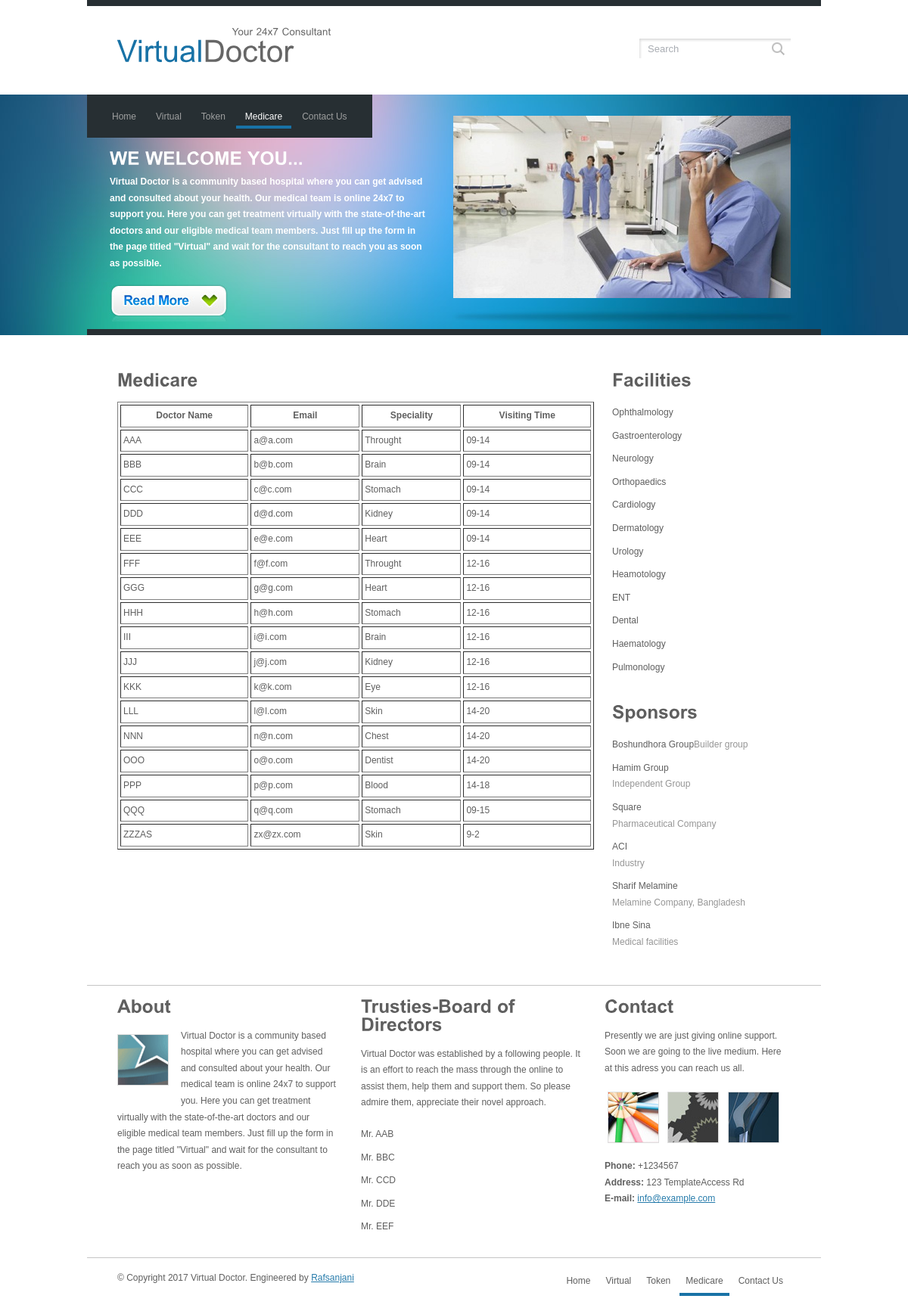
/index.php/welcome/medicare, run on the app's committed database.
### tables this page shows
CREATE TABLE `doctors` (
  `doctor_id` int(11) NOT NULL,
  `ward_id` int(11) NOT NULL,
  `doctor_name` varchar(30) NOT NULL,
  `doctor_email` varchar(30) NOT NULL,
  `doctor_password` varchar(64) NOT NULL,
  `speciality` char(30) NOT NULL,
  `shift` varchar(11) NOT NULL
);

CREATE TABLE `wards` (
  `ward_id` int(11) NOT NULL,
  `ward_name` varchar(30) NOT NULL,
  `accommodation` int(11) NOT NULL,
  `status` tinyint(1) NOT NULL DEFAULT '1'
);

### application/controllers/Welcome.php (called while the page is built, shortened)
<?php
class Welcome extends CI_Controller {
    function medicare() {
        $data = array();
        $data['title'] = 'Medicare';
        $data['facility'] = $this->ward_model->facility();
        $data['physician'] = $this->doctor_model->physician();
        $data['main'] = $this->load->view('medicare', $data, true);
        $this->load->view('master', $data);
    }
}

### index.php (called while the page is built, shortened)
<?php
require_once BASEPATH.'core/CodeIgniter.php';

### application/models/Doctor_model.php (called while the page is built, shortened)
<?php
class Doctor_model extends CI_Model {
    public function physician(){
        $this->db->select('*');
        $this->db->from('doctors');
        $query = $this->db->get();
        $result = $query->result();
        return $result;
    }
}

### application/models/Ward_model.php (called while the page is built)
<?php
class Ward_model extends CI_Model {
    public function facility(){
        $this->db->select('*');
        $this->db->from('wards');
        $this->db->where('status',1);
        $query = $this->db->get();
        $result = $query->result();
        return $result;
    }
}

### application/views/medicare.php (the view)
<h2>Medicare</h2>
<table border="1" width="100%" align="center" cellpadding="3" cellspacing="3">
    <tr>
        <th>Doctor Name</th>
        <th>Email</th>
        <th>Speciality</th>
        <th>Visiting Time</th>
    </tr>
    <?php foreach($physician as $p){ ?>
    <tr>
        <td><?php echo $p->doctor_name; ?></td>
        <td><?php echo $p->doctor_email; ?></td>
        <td><?php echo $p->speciality; ?></td>
        <td><?php echo $p->shift; ?></td>
    </tr>
    <?php } ?>
</table>

### application/views/master.php (shortened to what this page needs)
<!DOCTYPE html PUBLIC "-//W3C//DTD XHTML 1.0 Transitional//EN" "http://www.w3.org/TR/xhtml1/DTD/xhtml1-transitional.dtd">
<html xmlns="http://www.w3.org/1999/xhtml">
    <?php require_once("template/head.php"); ?>
    <body>
        <div class="main">
            <?php require_once("template/header.php"); ?>
            <div class="hbg">
                <div class="hbg_resize">
                    <div class="nav_menu">
                        <ul>
                            <?php require_once("template/nav.php"); ?>
                        </ul>
                    </div>
                    <img src="<?= base_url() ?>resources/images/hbg_img.jpg" width="446" height="241" alt="pix" class="hbgimg" />
                    <div class="hbg_r">
                        <h2>We Welcome You...</h2>
                        <p>
                            <strong>
                                Virtual Doctor is a community based hospital where you can get advised and consulted
                                about your health. Our medical team is online 24x7 to support you. Here you can get treatment
                                virtually with the state-of-the-art doctors and our eligible medical team members. Just fill up
                                the form in the page titled "Virtual" and wait for the consultant to reach you as soon as possible.
                            </strong>
                        </p>
                        <a href="#"><img src="<?= base_url() ?>resources/images/readmore.jpg" width="156" height="49" alt="read more" border="0" /></a>
                    </div>
                </div>
            </div>
            <div class="content">
                <div class="content_resize">
                    <div class="mainbar">
                        <div class="article">
                            <?php echo $main; ?>
                        </div>
                    </div>
                    <?php require_once("template/sidebar.php"); ?>
                </div>
            </div>
            <div class="fbg">
                <div class="fbg_resize">
                    <div class="col c1">
                        <h2>About</h2>
                        <img src="<?= base_url(); ?>resources/images/white.gif" width="66" height="66" alt="pix" />
                        <p>
                            Virtual Doctor is a community based hospital where you can get advised and consulted
                            about your health. Our medical team is online 24x7 to support you. Here you can get treatment
                            virtually with the state-of-the-art doctors and our eligible medical team members. Just fill up
                            the form in the page titled "Virtual" and wait for the consultant to reach you as soon as possible.
                        </p>
                    </div>
                    <div class="col c2">
                        <h2>Trusties-Board of Directors</h2>
                        <p>
                            Virtual Doctor was established by a following people. It is an effort to reach the
                            mass through the online to assist them, help them and support them. So please admire them, appreciate their
                            novel approach.
                        </p>
                        <ul class="sb_menu">
                            <li><a href="#">Mr. AAB</a></li>
                            <li><a href="#">Mr. BBC</a></li>
                            <li><a href="#">Mr. CCD</a></li>
                            <li><a href="#">Mr. DDE</a></li>
                            <li><a href="#">Mr. EEF</a></li>
                        </ul>
                    </div>
                    <div class="col c3">
                        <h2>Contact</h2>
                        <p>
                            Presently we are just giving online support. Soon we are going to the live medium. Here at this adress
                            you can reach us all.
                        </p>
                        <a href="#"><img src="<?= base_url() ?>resources/images/pix1.jpg" width="66" height="66" alt="ad" class="ad" /></a>
                        <a href="#"><img src="<?= base_url() ?>resources/images/pix2.jpg" width="66" height="66" alt="ad" class="ad" /></a>
                        <a href="#"><img src="<?= base_url() ?>resources/images/pix3.jpg" width="66" height="66" alt="ad" class="ad" /></a>
                        <p><strong>Phone:</strong> +1234567<br />
                            <strong>Address:</strong> 123 TemplateAccess Rd<br />
                            <strong>E-mail:</strong> <a href="mailto:info@example.com">info@example.com</a></p>
                    </div>
                </div>
            </div>
            <?php require_once("template/footer.php"); ?>
        </div>
    </body>
</html>

### application/views/template/head.php (shortened to what this page needs)
<head>
    <link href="<?= base_url() ?>resources/style.css" rel="stylesheet" type="text/css" />
</head>

### application/views/template/header.php (shortened to what this page needs)
<div class="header">
    <div class="header_resize">
        <div class="logo"><h1><a href="<?= base_url() ?>"><small>Your 24x7 Consultant</small><span>Virtual</span>Doctor</a></h1></div>
        <div class="searchform">
            <form id="formsearch" name="formsearch" method="post" action="">
                <input name="button_search" src="<?= base_url() ?>resources/images/search_btn.gif" class="button_search" type="image" />
                <span><input name="editbox_search" class="editbox_search" id="editbox_search" maxlength="80" value="Search" type="text" /></span>
            </form>
        </div>
    </div>
</div>

### application/views/template/nav.php
<li class="<?php
if ($title == 'Home') {
    echo 'active';
}
?>"><a href="<?= base_url(); ?>welcome/index.html">Home</a></li>
<li class="<?php
if ($title == 'Virtual') {
    echo 'active';
}
?>"><a href="<?= base_url(); ?>welcome/virtual.html">Virtual</a></li>
<li class="<?php
if ($title == 'Token') {
    echo 'active';
}
?>"><a href="<?= base_url(); ?>welcome/token.html">Token</a></li>
<li class="<?php
if ($title == 'Medicare') {
    echo 'active';
}
?>"><a href="<?= base_url(); ?>welcome/medicare.html">Medicare</a></li>
<li class="<?php
if ($title == 'Contact') {
    echo 'active';
}
?>"><a href="<?= base_url(); ?>welcome/contact.html">Contact Us</a></li>

### application/views/template/sidebar.php
<div class="sidebar">
    <div class="gadget">
        <h2>Facilities</h2>
        <ul class="sb_menu">
            <?php foreach ($facility as $f) { ?>
                <li><a href="<?= base_url() ?>welcome/detail/<?php echo $f->ward_id; ?>"><?php echo $f->ward_name; ?></a></li>
            <?php } ?>
        </ul>
    </div>
    <div class="gadget">
        <h2>Sponsors</h2>
        <ul class="ex_menu">
            <li><a href="#" title="Boshundhora Group">Boshundhora Group</a>Builder group</li>
            <li><a href="#" title="Hamim Group">Hamim Group</a><br />Independent Group</li>
            <li><a href="#" title="Square Pharmaceutical">Square</a><br />Pharmaceutical Company</li>
            <li><a href="#" title="ACI">ACI</a><br />Industry</li>
            <li><a href="#" title="Sharif Melamine">Sharif Melamine</a><br />Melamine Company, Bangladesh</li>
            <li><a href="#" title="Ibne Sina">Ibne Sina</a><br />Medical facilities</li>
        </ul>
    </div>
</div>

### application/views/template/footer.php (shortened to what this page needs)
<div class="footer">
    <div class="footer_resize">
        <p class="lf">&copy; Copyright <?= date("Y", time()) ?> Virtual Doctor. Engineered by <a href="http://www.sadatrafsanjani.com" target="_black">Rafsanjani</a></p>
        <ul class="fmenu">
            <?php require("nav.php"); ?>
        </ul>
    </div>
</div>

### resources/style.css (style rules this page uses)
body { margin:0; padding:0; width:100%; color:#5f5f5f; font:normal 12px/1.8em Arial, Helvetica, sans-serif; }
html, .main { padding:0; margin:0; background-color:#fff; }
h1 { margin:0; padding:16px 0 24px; color:#666; font:normal 40px/1.2em Arial, Helvetica, sans-serif; }
h1 a, h1 a:hover { color:#666; text-decoration:none; }
h1 span { color:#1872a6; }
h1 small { display:block; padding-left:152px; font:normal 13px/1.2em Arial, Helvetica, sans-serif; }
h2 { font:bold 24px Arial, Helvetica, sans-serif; color:#5f5f5f; padding:8px 0; margin:8px 0; }
p { margin:8px 0; padding:0 0 8px 0; font:normal 12px/1.8em Arial, Helvetica, sans-serif; }
a { color:#267bab; text-decoration:underline; }
.header, .hbg, .content, .fbg, .footer, form { margin:0; padding:0; }
.header_resize, .hbg_resize, .content_resize, .fbg_resize, .footer_resize { margin:0 auto; padding:0 40px; width:890px; }
.content_resize, .fbg_resize { padding:0 40px 24px; border-bottom:1px solid #c5c5c5; }
.header_resize { border-top:8px solid #272f33; }
.header .logo { padding:12px 0; width:auto; float:left; }
#formsearch { margin:0; padding:36px 0 0 0; }
#formsearch span { display:block; margin:7px 0 6px 0; padding:0 8px 0 11px !important; padding:0 4px 0 6px; float:right; width:151px; background:#fff url(images/search.gif) no-repeat top left; }
#formsearch input.editbox_search { margin:0; padding:8px 0; float:left; width:160px; height:12px; border:none; background:none; font:normal 13px/16px Arial, Helvetica, sans-serif; color:#a8acb2; }
#formsearch input.button_search { margin:7px 0 0 0; padding:0; border:none; float:right; }
.hbg { background:url(images/hbg_bg.jpg) repeat-x top; margin-bottom:32px; }
.hbg_resize { padding-left:0; width:930px; height:310px; border-bottom:8px solid #272f33; }
.hbg .hbg_r { margin-left:30px !important; margin-left:15px; float:left; width:420px; color:#fff; }
.hbg img.hbgimg { padding-top:28px; float:right; }
.hbg h2 { margin:0; padding:16px 0 0 0; font:bold 24px/1.5em Arial, Helvetica, sans-serif; color:#fff; text-transform:uppercase; }
.hbg .nav_menu ul { margin:0 12px 0 0; padding:0 20px; float:left; width:auto; list-style:none; height:57px; background-color:#272f33; }
.hbg .nav_menu ul li { margin:0; padding:15px 1px; float:left; height:27px; }
.hbg .nav_menu ul li a { display:block; margin:0; padding:4px 12px 0; color:#9fa0a0; text-decoration:none; }
.hbg .nav_menu ul li a:hover, .hbg .nav_menu ul li.active a { color:#fff; border-bottom:4px solid #1872a6; }
.content_resize { border-top:none; }
.content .mainbar { margin:0; padding:0; float:left; width:630px; }
.content .mainbar .article, .content .sidebar .gadget { margin:0; padding:0 0 16px 0; }
.content .sidebar { margin:0; padding:0; float:right; width:236px; }
ul.sb_menu { width:140px; }
ul.sb_menu, ul.ex_menu { margin:0; padding:0; list-style:none; color:#959595; }
ul.sb_menu li, ul.ex_menu li { margin:0; border-bottom:1px solid #fff; }
ul.sb_menu li { margin:4px 0; padding:4px 0 0; }
ul.ex_menu li { margin:4px 0; padding:4px 0 0; }
ul.sb_menu li a, ul.ex_menu li a { color:#5f5f5f; text-decoration:none; }
.fbg_resize img { border:1px solid #dedede; }
.fbg_resize .col { margin:0; float:left; }
.fbg_resize .c1 { padding:0 16px 0 0; width:290px; }
.fbg_resize .c2 { padding:0 16px; width:290px; }
.fbg_resize .c3 { padding:0 0 0 16px; width:240px; }
.fbg_resize .c1 img { margin:8px 16px 16px 0; padding:0; float:left; }
.fbg_resize .c3 img { margin:4px; padding:0; }
.footer { padding-top:16px; }
.footer p.lf { margin:0; padding:0; float:left; width:auto; }
ul.fmenu { margin:0; padding-bottom:16px; list-style:none; float:right; width:auto; }
ul.fmenu li { margin:0; padding:0 2px; float:left; }
ul.fmenu li a { display:block; padding:4px 8px; color:#5f5f5f; text-decoration:none; }
ul.fmenu li a:hover, ul.fmenu li.active a { border-bottom:4px solid #1872a6; }

### data on the page
doctors: doctor_name "AAA", doctor_email "a@a.com", speciality "Throught", shift "09-14"
doctors: doctor_name "BBB", doctor_email "b@b.com", speciality "Brain", shift "09-14"
doctors: doctor_name "CCC", doctor_email "c@c.com", speciality "Stomach", shift "09-14"
doctors: doctor_name "DDD", doctor_email "d@d.com", speciality "Kidney", shift "09-14"
doctors: doctor_name "EEE", doctor_email "e@e.com", speciality "Heart", shift "09-14"
doctors: doctor_name "FFF", doctor_email "f@f.com", speciality "Throught", shift "12-16"
doctors: doctor_name "GGG", doctor_email "g@g.com", speciality "Heart", shift "12-16"
doctors: doctor_name "HHH", doctor_email "h@h.com", speciality "Stomach", shift "12-16"
doctors: doctor_name "III", doctor_email "i@i.com", speciality "Brain", shift "12-16"
doctors: doctor_name "JJJ", doctor_email "j@j.com", speciality "Kidney", shift "12-16"
doctors: doctor_name "KKK", doctor_email "k@k.com", speciality "Eye", shift "12-16"
doctors: doctor_name "LLL", doctor_email "l@l.com", speciality "Skin", shift "14-20"
doctors: doctor_name "NNN", doctor_email "n@n.com", speciality "Chest", shift "14-20"
doctors: doctor_name "OOO", doctor_email "o@o.com", speciality "Dentist", shift "14-20"
doctors: doctor_name "PPP", doctor_email "p@p.com", speciality "Blood", shift "14-18"
doctors: doctor_name "QQQ", doctor_email "q@q.com", speciality "Stomach", shift "09-15"
doctors: doctor_name "ZZZAS", doctor_email "zx@zx.com", speciality "Skin", shift "9-2"
wards: ward_name "Ophthalmology"
wards: ward_name "Gastroenterology"
wards: ward_name "Neurology"
wards: ward_name "Orthopaedics"
wards: ward_name "Cardiology"
wards: ward_name "Dermatology"
wards: ward_name "Urology"
wards: ward_name "Heamotology"
wards: ward_name "ENT"
wards: ward_name "Dental"
wards: ward_name "Haematology"
wards: ward_name "Pulmonology"
